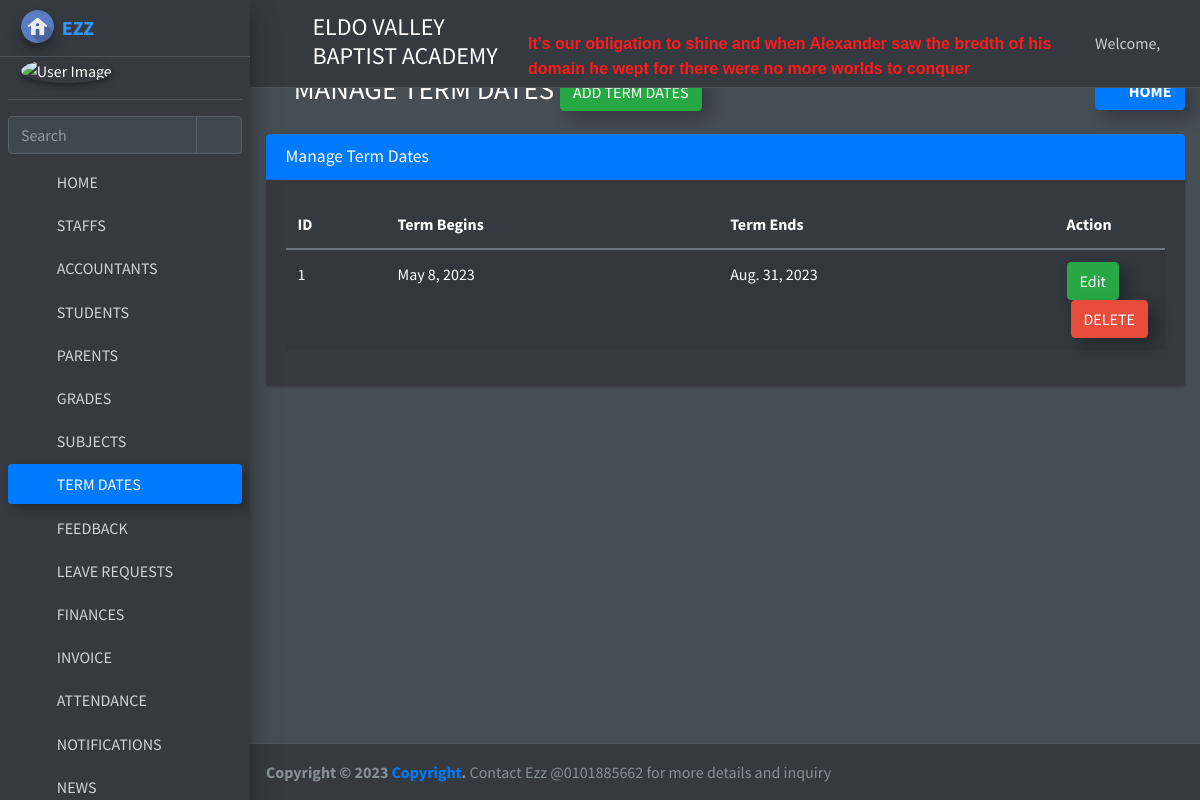
Screenshot of /manage_session (signed in) with the database file from the repository.
### school_management_app/models.py (models this page shows)
class SessionYearModel(models.Model):
    id=models.AutoField(primary_key=True)
    session_start_year=models.DateField()
    session_end_year=models.DateField()
    object=models.Manager()

### school_management_app/HodViews.py (the view)
# urls.py: path('manage_session', HodViews.manage_session,name="manage_session"),
def manage_session(request):
    user=CustomUser.objects.get(id=request.user.id)
    admin=AdminHOD.objects.get(admin=user)
    sessions=SessionYearModel.object.all()
    return render(request,"hod_template/manage_session.html",{"sessions":sessions,"admin":admin})

### school_management_app/templates/hod_template/manage_session.html (shortened to what this page needs)
{% extends 'hod_template/base_template.html' %}
{% block page_title %}
<i class="nav-icon fas fa-calendar-alt"></i> MANAGE TERM DATES <a href="/add_session" class="btn btn-success shadow-custom">ADD TERM DATES</a>
{% endblock page_title %}
{% block main_content %}
<section class="content">
  <div class="container-fluid">
    <div class="row">
      <div class="col-md-12">
        <div class="card card-primary">
          <div class="card-header">
            <h3 class="card-title">Manage Term Dates</h3>
          </div>
          <div class="card-body">
            <table id="example1" class="table table-striped">
              <thead>
                <tr>
                  <th>ID</th>
                  <th>Term Begins</th>
                  <th>Term Ends</th>
                  <th>Action</th>
                </tr>
              </thead>
              <tbody>
                {% for session in sessions %}
                <tr>
                  <td style="width: 100px;">{{ session.id }}</td>
                  <td>{{ session.session_start_year }}</td>
                  <td>{{ session.session_end_year }}</td>
                  <td style="width: 110px;">
                    <a href="/edit_session_save/{{ session.id }}" class="btn btn-success">Edit</a>
                    <a href="/delete_session/{{ session.id }}" title="Delete" data-toggle="modal"
                      data-target="#deleteReply" id="deleteButton{{session.id}}"
                      class="btn btn-danger ml-1 confirm-delete shadow-custom">DELETE</a>
                  </td>
                </tr>
                {% endfor %}
              </tbody>
            </table>
          </div>
        </div>
      </div>
    </div>
  </div>
</section>
{% endblock main_content %}

### school_management_app/static/custom/css/style.css (style rules this page uses)
.shadow-custom { box-shadow: 8px 8px 15px rgba(0, 0, 0, 0.267) !important; }
.btn { box-shadow: 8px 8px 15px rgba(0, 0, 0, 0.267) !important; }

### rows the page displays
SessionYearModel: id "1", session_start_year "May 8, 2023", session_end_year "Aug. 31, 2023"
